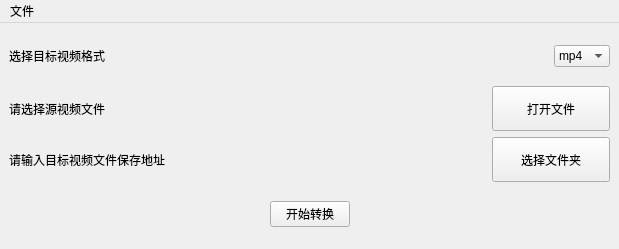
<?xml version="1.0" encoding="UTF-8"?>
<ui version="4.0">
 <class>MainWindow</class>
 <widget class="QMainWindow" name="MainWindow">
  <property name="geometry">
   <rect>
    <x>0</x>
    <y>0</y>
    <width>619</width>
    <height>249</height>
   </rect>
  </property>
  <property name="windowTitle">
   <string>video_converter</string>
  </property>
  <widget class="QWidget" name="centralwidget">
   <layout class="QVBoxLayout" name="verticalLayout">
    <item>
     <layout class="QHBoxLayout" name="horizontalLayout_2">
      <item>
       <widget class="QLabel" name="targetTypeLabel">
        <property name="text">
         <string>选择目标视频格式</string>
        </property>
       </widget>
      </item>
      <item>
       <spacer name="horizontalSpacer_4">
        <property name="orientation">
         <enum>Qt::Horizontal</enum>
        </property>
        <property name="sizeHint" stdset="0">
         <size>
          <width>40</width>
          <height>20</height>
         </size>
        </property>
       </spacer>
      </item>
      <item>
       <widget class="QComboBox" name="targetTypeComboBox">
        <item>
         <property name="text">
          <string>mp4</string>
         </property>
        </item>
        <item>
         <property name="text">
          <string>mkv</string>
         </property>
        </item>
        <item>
         <property name="text">
          <string>avi</string>
         </property>
        </item>
        <item>
         <property name="text">
          <string>wmv</string>
         </property>
        </item>
       </widget>
      </item>
     </layout>
    </item>
    <item>
     <layout class="QGridLayout" name="gridLayout">
      <item row="0" column="0">
       <widget class="QLabel" name="sourceLabel">
        <property name="minimumSize">
         <size>
          <width>477</width>
          <height>45</height>
         </size>
        </property>
        <property name="text">
         <string>请选择源视频文件</string>
        </property>
       </widget>
      </item>
      <item row="0" column="1">
       <widget class="QPushButton" name="openFileButton">
        <property name="maximumSize">
         <size>
          <width>134</width>
          <height>45</height>
         </size>
        </property>
        <property name="text">
         <string>打开文件</string>
        </property>
       </widget>
      </item>
      <item row="1" column="0">
       <widget class="QLabel" name="targetLabel">
        <property name="minimumSize">
         <size>
          <width>477</width>
          <height>45</height>
         </size>
        </property>
        <property name="text">
         <string>请输入目标视频文件保存地址</string>
        </property>
       </widget>
      </item>
      <item row="1" column="1">
       <widget class="QPushButton" name="saveFileButton">
        <property name="maximumSize">
         <size>
          <width>134</width>
          <height>45</height>
         </size>
        </property>
        <property name="text">
         <string>选择文件夹</string>
        </property>
       </widget>
      </item>
     </layout>
    </item>
    <item>
     <layout class="QHBoxLayout" name="horizontalLayout">
      <item>
       <spacer name="horizontalSpacer_2">
        <property name="orientation">
         <enum>Qt::Horizontal</enum>
        </property>
        <property name="sizeHint" stdset="0">
         <size>
          <width>40</width>
          <height>20</height>
         </size>
        </property>
       </spacer>
      </item>
      <item>
       <widget class="QPushButton" name="startButton">
        <property name="text">
         <string>开始转换</string>
        </property>
       </widget>
      </item>
      <item>
       <spacer name="horizontalSpacer">
        <property name="orientation">
         <enum>Qt::Horizontal</enum>
        </property>
        <property name="sizeHint" stdset="0">
         <size>
          <width>40</width>
          <height>20</height>
         </size>
        </property>
       </spacer>
      </item>
     </layout>
    </item>
   </layout>
  </widget>
  <widget class="QMenuBar" name="menubar">
   <property name="geometry">
    <rect>
     <x>0</x>
     <y>0</y>
     <width>619</width>
     <height>40</height>
    </rect>
   </property>
   <widget class="QMenu" name="menu">
    <property name="title">
     <string>文件</string>
    </property>
    <addaction name="action"/>
   </widget>
   <addaction name="menu"/>
  </widget>
  <action name="action">
   <property name="text">
    <string>设置</string>
   </property>
  </action>
 </widget>
 <resources/>
 <connections/>
</ui>
